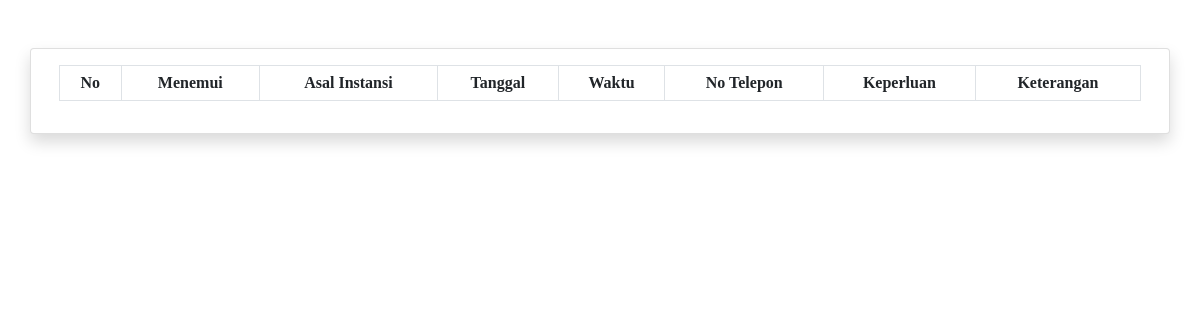
The app's page /pages-tamu/janjitemusaya.php, older data.
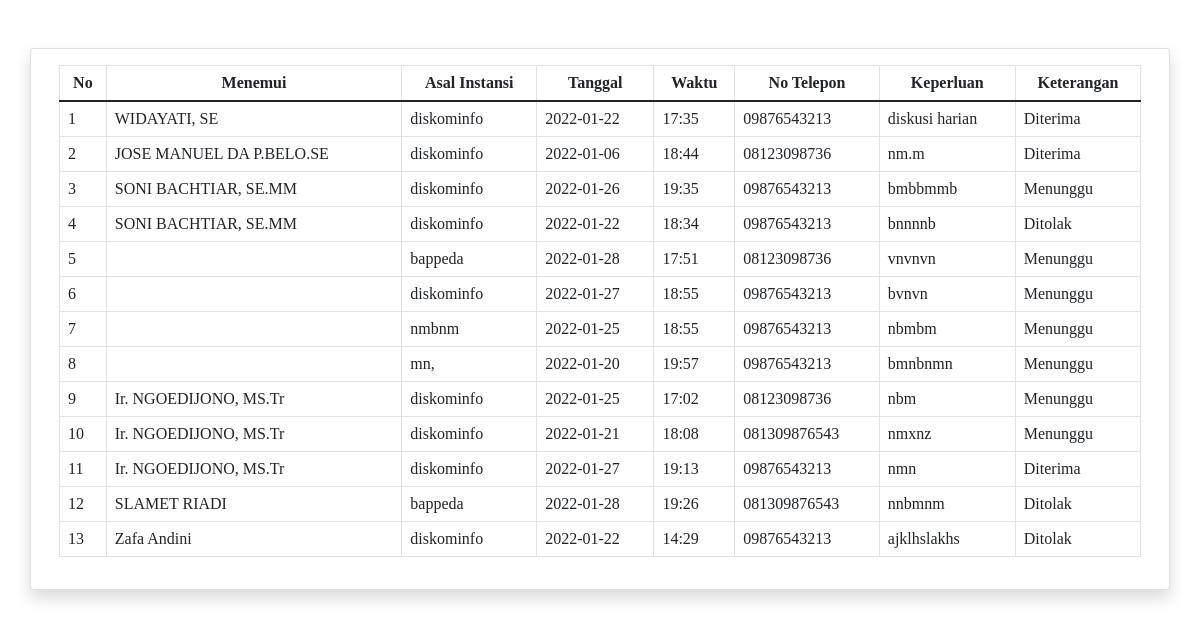
The same page, newer data.
### tables this page shows
CREATE TABLE `janjitemu` (
  `id_janji_temu` int(10) NOT NULL,
  `nama_pegawai_dituju` varchar(50) NOT NULL,
  `nama_tamu` varchar(50) NOT NULL,
  `instansi` varchar(50) NOT NULL,
  `tanggal_janji` varchar(20) NOT NULL,
  `waktu_temu` varchar(20) NOT NULL,
  `no_telp` varchar(20) NOT NULL,
  `keperluan` varchar(200) NOT NULL,
  `keterangan` varchar(20) NOT NULL
);

### pages-tamu/janjitemusaya.php (the view, shortened to what this page needs)
<head>
    <link href="asset/css/styles.css" rel="stylesheet" />
    <link href="asset/vendor/fontawesome-free/css/all.min.css" rel="stylesheet" type="text/css">
    <link rel="stylesheet" href="asset/css/themefisher-fonts.min.css">
    <link rel="stylesheet" href="asset/css/owl.carousel.min.css">
    <link rel="stylesheet" href="asset/css/main.css">
</head>
<body>
    <div class="container mb-5 mt-5">
        <div class="row">
            <div class="card shadow mb-4">
                <div class="card-body">
                    <div class="table-responsive">
                        <table class="table table-bordered" id="dataTable" width="100%" cellspacing="0">
                            <thead style="text-align: center;">
                                <tr>
                                    <th>No</th>
                                    <th>Menemui</th>
                                    <th>Asal Instansi</th>
                                    <th>Tanggal</th>
                                    <th>Waktu</th>
                                    <th>No Telepon</th>
                                    <th>Keperluan</th>
                                    <th>Keterangan</th>
                                </tr>
                            </thead>
                            <tbody>
                                <?php
                                $nomor = 1;
                                $nama_tamu = $_SESSION['sesi'];
                                $query = "SELECT * FROM janjitemu WHERE nama_tamu LIKE '%$nama_tamu%'";
                                $q_tampil_janji_temu = mysqli_query($db, $query);
                                if (mysqli_num_rows($q_tampil_janji_temu) > 0) {
                                    while ($r_tampil_janji_temu = mysqli_fetch_array($q_tampil_janji_temu)) {
                                ?>
                                        <tr>
                                            <td><?php echo $nomor; ?></td>
                                            <td><?php echo $r_tampil_janji_temu['nama_pegawai_dituju']; ?></td>
                                            <td><?php echo $r_tampil_janji_temu['instansi']; ?></td>
                                            <td><?php echo $r_tampil_janji_temu['tanggal_janji']; ?></td>
                                            <td><?php echo $r_tampil_janji_temu['waktu_temu']; ?></td>
                                            <td><?php echo $r_tampil_janji_temu['no_telp']; ?></td>
                                            <td><?php echo $r_tampil_janji_temu['keperluan']; ?></td>
                                            <td><?php echo $r_tampil_janji_temu['keterangan']; ?></td>
                                        </tr>
                                <?php
                                        $nomor++;
                                    }
                                } else {
                                    echo "";
                                }
                                ?>
                            </tbody>
                        </table>
                    </div>
                </div>
            </div>
        </div>
    </div>
</body>
</html>

Row changes from the older to the newer data that the page shows:
added janjitemu: nama_pegawai_dituju "WIDAYATI, SE", instansi "diskominfo", tanggal_janji "2022-01-22", waktu_temu "17:35", no_telp "09876543213", keperluan "diskusi harian", keterangan "Diterima"
added janjitemu: nama_pegawai_dituju "JOSE MANUEL DA P.BELO.SE", instansi "diskominfo", tanggal_janji "2022-01-06", waktu_temu "18:44", no_telp "08123098736", keperluan "nm.m", keterangan "Diterima"
added janjitemu: nama_pegawai_dituju "SONI BACHTIAR, SE.MM", instansi "diskominfo", tanggal_janji "2022-01-26", waktu_temu "19:35", no_telp "09876543213", keperluan "bmbbmmb", keterangan "Menunggu"
added janjitemu: nama_pegawai_dituju "SONI BACHTIAR, SE.MM", instansi "diskominfo", tanggal_janji "2022-01-22", waktu_temu "18:34", no_telp "09876543213", keperluan "bnnnnb", keterangan "Ditolak"
added janjitemu: instansi "bappeda", tanggal_janji "2022-01-28", waktu_temu "17:51", no_telp "08123098736", keperluan "vnvnvn", keterangan "Menunggu"
added janjitemu: instansi "diskominfo", tanggal_janji "2022-01-27", waktu_temu "18:55", no_telp "09876543213", keperluan "bvnvn", keterangan "Menunggu"
added janjitemu: instansi "nmbnm", tanggal_janji "2022-01-25", waktu_temu "18:55", no_telp "09876543213", keperluan "nbmbm", keterangan "Menunggu"
added janjitemu: instansi "mn,", tanggal_janji "2022-01-20", waktu_temu "19:57", no_telp "09876543213", keperluan "bmnbnmn", keterangan "Menunggu"
added janjitemu: nama_pegawai_dituju "Ir. NGOEDIJONO, MS.Tr", instansi "diskominfo", tanggal_janji "2022-01-25", waktu_temu "17:02", no_telp "08123098736", keperluan "nbm", keterangan "Menunggu"
added janjitemu: nama_pegawai_dituju "Ir. NGOEDIJONO, MS.Tr", instansi "diskominfo", tanggal_janji "2022-01-21", waktu_temu "18:08", no_telp "081309876543", keperluan "nmxnz", keterangan "Menunggu"
added janjitemu: nama_pegawai_dituju "Ir. NGOEDIJONO, MS.Tr", instansi "diskominfo", tanggal_janji "2022-01-27", waktu_temu "19:13", no_telp "09876543213", keperluan "nmn", keterangan "Diterima"
added janjitemu: nama_pegawai_dituju "SLAMET RIADI", instansi "bappeda", tanggal_janji "2022-01-28", waktu_temu "19:26", no_telp "081309876543", keperluan "nnbmnm", keterangan "Ditolak"
added janjitemu: nama_pegawai_dituju "Zafa Andini", instansi "diskominfo", tanggal_janji "2022-01-22", waktu_temu "14:29", no_telp "09876543213", keperluan "ajklhslakhs", keterangan "Ditolak"
